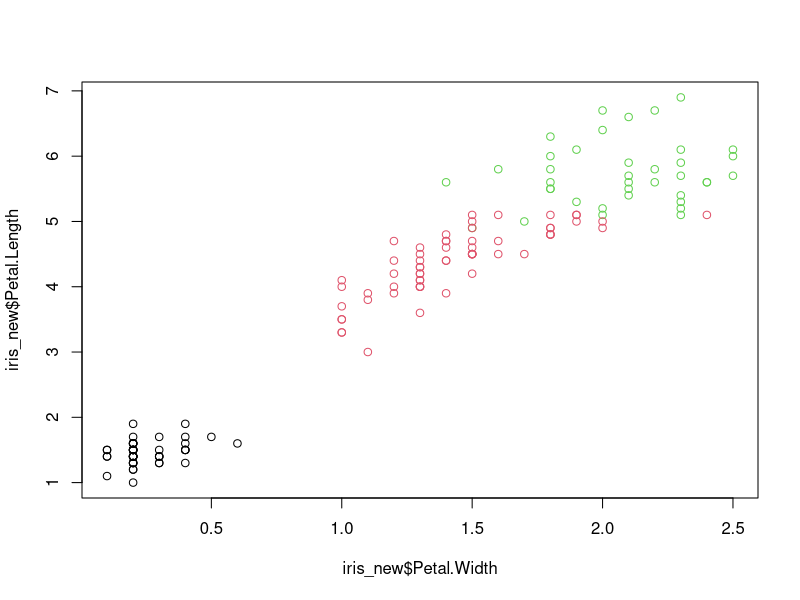
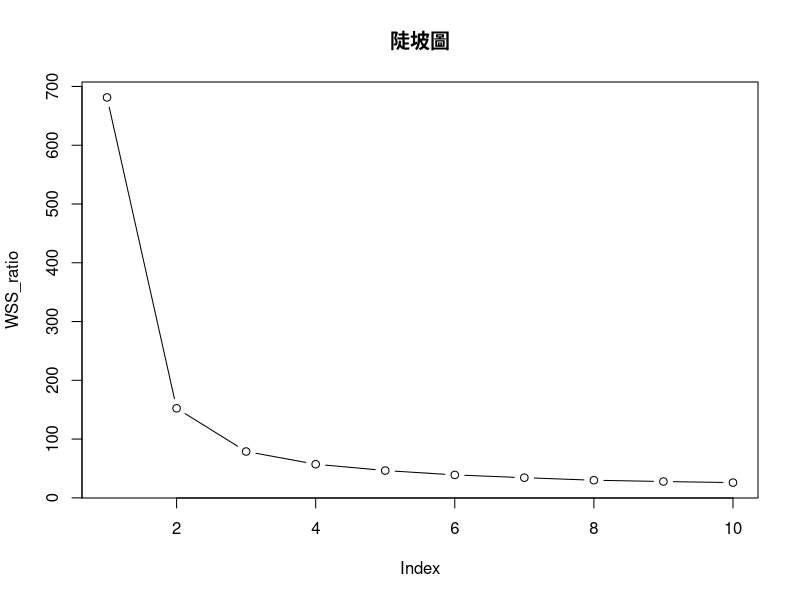

Write the R code that produced these figures, in order.


iris_new <- iris[,-5]
set.seed(123)

Cluster_km <- kmeans(iris_new,
                     nstart = 15,
                     centers = 3)
# centers 為群數
# nstart 為重新放置K個中心點的次數
# 建議 >= 10

table(Cluster_km$cluster,iris[,5])
plot(iris_new$Petal.Width,
     iris_new$Petal.Length,
     col=Cluster_km$cluster)

# 最佳化 分群數


WSS_ratio <- rep(NA, times = 10)

# for 回圈
k = 1
for (k in 1:length(WSS_ratio)) 
{
  Cluster_km <- kmeans(iris_new, nstart=15,centers=k)     
  WSS_ratio[k] <- Cluster_km$tot.withinss
}

plot(WSS_ratio, type = "b", main = "陡坡圖")














